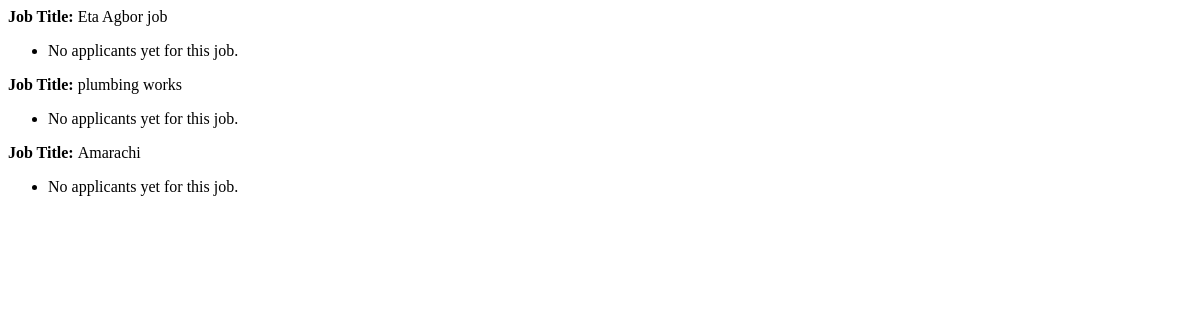
Page /clients/dashboard/applicants (signed in) on the earlier database version.
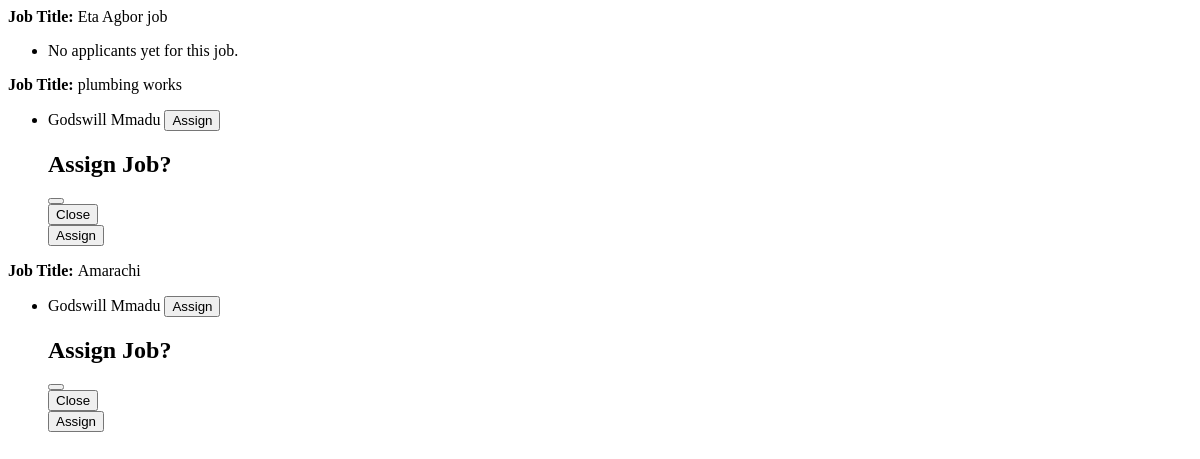
Same page on the later database version.
### model/base.py (models this page shows, shortened)
class Job(Base):
    __tablename__ = 'jobs'
    id = Column(Integer, primary_key=True)
    job_title = Column(String(50), nullable=False)
    job_description = Column(String(100), nullable=False)
    completed = Column(Boolean, default=False)
    content = Column(String(1000), nullable=False)
    date_posted = Column(DateTime, nullable=False, default=datetime.utcnow)
    location = Column(String(100), nullable=False)
    client_id = Column(Integer, ForeignKey('clients.id'))

class BaseUser(Base, UserMixin):
    id = Column(Integer, primary_key=True)
    username = Column(String(80), unique=True, nullable=False)
    email = Column(String(120), unique=True, nullable=False)
    image_file = Column(String(20), nullable=False, default='default.jpg')
    password = Column(String(60), nullable=False)
    date_joined = Column(DateTime, nullable=False, default=datetime.utcnow)
    phone = Column(String(14), unique=True, nullable=False)
    state = Column(String(20), nullable=False)

class Plumber(BaseUser):
    __tablename__ = 'plumbers'
    id = Column(Integer, ForeignKey('base_user.id'), primary_key=True)
    bio = Column(Text, nullable=True)

class BaseUser(Base, UserMixin):
    id = Column(Integer, primary_key=True)
    username = Column(String(80), unique=True, nullable=False)
    email = Column(String(120), unique=True, nullable=False)
    image_file = Column(String(20), nullable=False, default='default.jpg')
    password = Column(String(60), nullable=False)
    date_joined = Column(DateTime, nullable=False, default=datetime.utcnow)
    phone = Column(String(14), unique=True, nullable=False)
    state = Column(String(20), nullable=False)

### model/clients/routes.py (the view)
@client_s.route("/dashboard/applicants", methods=['GET', 'POST'])
def applicants():
    current_user_jobs = Job.query.filter_by(client_id=current_user.id).all()
    job_applicants = {}
    for job in current_user_jobs:
        applicants = (
            db.session.query(Plumber)
            .join(JobPlumber, JobPlumber.plumber_id == Plumber.id)
            .filter(JobPlumber.job_id == job.id)
            .all()
        )
        job_applicants[job.id] = applicants
    return render_template('applicant.html', current_user_jobs=current_user_jobs, job_applicants=job_applicants)

### model/__init__.py (called while the page is built)
@login_manager.user_loader
def load_user(user_id):
    x = Plumber.query.get(str(user_id))
    if x == None:
        x = Client.query.get(str(user_id))
    return x

### model/clients/templates/applicant.html (shortened to what this page needs)
{% for job in current_user_jobs %}
<article class="media content-section">
  <div class="media-body">
    <div class="article-metadata">
      <div class="text-text-muted"><strong>Job Title: </strong>{{ job.job_title }}</div>
    </div>
    <ul>
      {% for applicant in job_applicants.get(job.id) or [] %}
        <li>{{ applicant.username }}
          <button type="button" class="btn btn-primary btn-sm mt-1" data-bs-toggle="modal" data-bs-target="#assignModal{{ job.id }}{{ applicant.id }}">Assign</button>
          <div class="modal fade" id="assignModal{{ job.id }}{{ applicant.id }}" tabindex="-1" aria-labelledby="assignModalLabel" aria-hidden="true">
            <div class="modal-dialog">
              <div class="modal-content">
                <div class="modal-header">
                  <h1 class="modal-title fs-5" id="assignModalLabel">Assign Job?</h1>
                  <button type="button" class="btn-close" data-bs-dismiss="modal" aria-label="Close"></button>
                </div>
                <div class="modal-footer">
                  <button type="button" class="btn btn-secondary" data-bs-dismiss="modal">Close</button>
                  <form action="{{ url_for('job_route.view_applicants', job_id=job.id) }}" method="POST">
                    <input class="btn btn-primary" type="submit" value="Assign">
                  </form>
                </div>
              </div>
            </div>
          </div>
        </li>
      {% endfor %}
      {% if not job_applicants.get(job.id) %}
        <li>No applicants yet for this job.</li>
      {% endif %}
    </ul>
  </div>
</article>
{% endfor %}

Differences in the rows shown:
changed Job "plumbing works": gains Plumber (username "Godswill Mmadu"); no longer shows "No applicants yet for this job."
changed Job "Amarachi": gains Plumber (username "Godswill Mmadu"); no longer shows "No applicants yet for this job."
